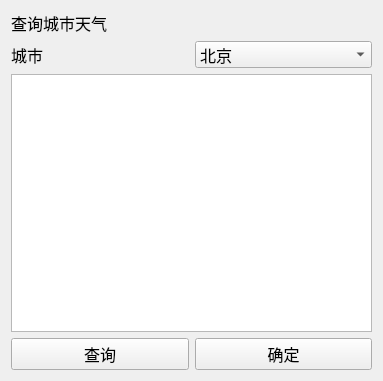
<?xml version="1.0" encoding="UTF-8"?>
<ui version="4.0">
 <class>Form</class>
 <widget class="QWidget" name="Form">
  <property name="geometry">
   <rect>
    <x>0</x>
    <y>0</y>
    <width>383</width>
    <height>381</height>
   </rect>
  </property>
  <property name="windowTitle">
   <string>Form</string>
  </property>
  <layout class="QGridLayout" name="gridLayout">
   <item row="0" column="0">
    <widget class="QLabel" name="label">
     <property name="font">
      <font>
       <pointsize>12</pointsize>
      </font>
     </property>
     <property name="text">
      <string>查询城市天气</string>
     </property>
     <property name="textFormat">
      <enum>Qt::PlainText</enum>
     </property>
    </widget>
   </item>
   <item row="1" column="0">
    <widget class="QLabel" name="label_2">
     <property name="font">
      <font>
       <pointsize>12</pointsize>
      </font>
     </property>
     <property name="text">
      <string>城市</string>
     </property>
     <property name="buddy">
      <cstring>comboBox</cstring>
     </property>
    </widget>
   </item>
   <item row="1" column="1">
    <widget class="QComboBox" name="comboBox">
     <property name="font">
      <font>
       <pointsize>12</pointsize>
      </font>
     </property>
     <item>
      <property name="text">
       <string>北京</string>
      </property>
     </item>
    </widget>
   </item>
   <item row="2" column="0" colspan="2">
    <widget class="QTextEdit" name="textEdit">
     <property name="font">
      <font>
       <pointsize>12</pointsize>
      </font>
     </property>
    </widget>
   </item>
   <item row="3" column="0">
    <widget class="QPushButton" name="checkbutton">
     <property name="font">
      <font>
       <pointsize>12</pointsize>
      </font>
     </property>
     <property name="text">
      <string>查询</string>
     </property>
    </widget>
   </item>
   <item row="3" column="1">
    <widget class="QPushButton" name="okbutton">
     <property name="font">
      <font>
       <pointsize>12</pointsize>
      </font>
     </property>
     <property name="text">
      <string>确定</string>
     </property>
    </widget>
   </item>
  </layout>
 </widget>
 <resources>
  <include location="apprcc.qrc"/>
 </resources>
 <connections>
  <connection>
   <sender>checkbutton</sender>
   <signal>clicked()</signal>
   <receiver>Form</receiver>
   <slot>close()</slot>
   <hints>
    <hint type="sourcelabel">
     <x>55</x>
     <y>294</y>
    </hint>
    <hint type="destinationlabel">
     <x>12</x>
     <y>286</y>
    </hint>
   </hints>
  </connection>
 </connections>
</ui>
